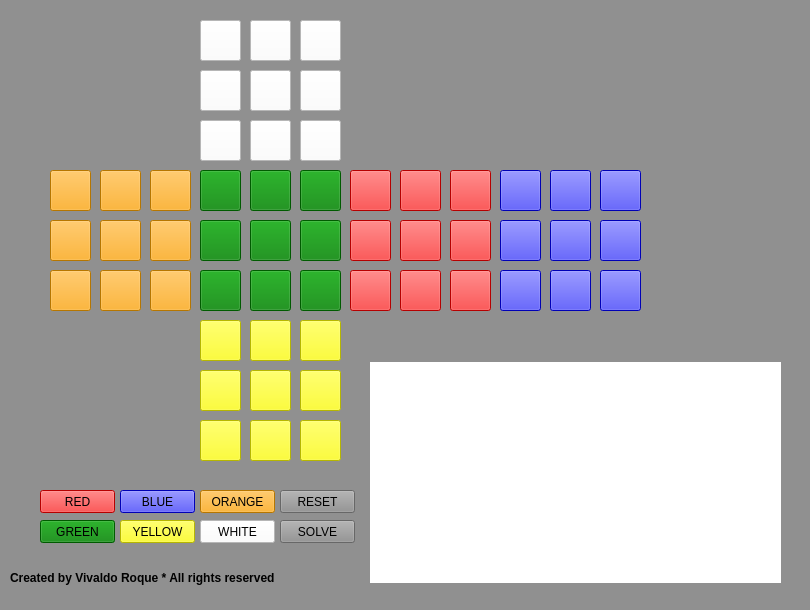
<?xml version="1.0" encoding="UTF-8"?>
<ui version="4.0">
 <class>MainWindow</class>
 <widget class="QMainWindow" name="MainWindow">
  <property name="geometry">
   <rect>
    <x>0</x>
    <y>0</y>
    <width>810</width>
    <height>610</height>
   </rect>
  </property>
  <property name="minimumSize">
   <size>
    <width>689</width>
    <height>610</height>
   </size>
  </property>
  <property name="maximumSize">
   <size>
    <width>810</width>
    <height>611</height>
   </size>
  </property>
  <property name="cursor">
   <cursorShape>PointingHandCursor</cursorShape>
  </property>
  <property name="windowTitle">
   <string>VivaCubeSolver</string>
  </property>
  <property name="windowIcon">
   <iconset>
    <normaloff>icon.ico</normaloff>icon.ico</iconset>
  </property>
  <property name="autoFillBackground">
   <bool>false</bool>
  </property>
  <property name="styleSheet">
   <string notr="true">background-color: rgb(255, 255, 255);
background-color: rgb(0, 0, 0);
background-color: rgb(144, 144, 144);</string>
  </property>
  <widget class="QWidget" name="centralwidget">
   <widget class="QPushButton" name="solve">
    <property name="geometry">
     <rect>
      <x>280</x>
      <y>520</y>
      <width>75</width>
      <height>23</height>
     </rect>
    </property>
    <property name="text">
     <string>SOLVE</string>
    </property>
   </widget>
   <widget class="QPushButton" name="wb1">
    <property name="geometry">
     <rect>
      <x>200</x>
      <y>20</y>
      <width>41</width>
      <height>41</height>
     </rect>
    </property>
    <property name="cursor">
     <cursorShape>PointingHandCursor</cursorShape>
    </property>
    <property name="styleSheet">
     <string notr="true">QPushButton {
    background-color: rgb(255, 255, 255);
}</string>
    </property>
    <property name="text">
     <string/>
    </property>
   </widget>
   <widget class="QPushButton" name="wb2">
    <property name="geometry">
     <rect>
      <x>250</x>
      <y>20</y>
      <width>41</width>
      <height>41</height>
     </rect>
    </property>
    <property name="cursor">
     <cursorShape>PointingHandCursor</cursorShape>
    </property>
    <property name="styleSheet">
     <string notr="true">QPushButton {
    background-color: rgb(255, 255, 255);
}</string>
    </property>
    <property name="text">
     <string/>
    </property>
   </widget>
   <widget class="QPushButton" name="wb3">
    <property name="geometry">
     <rect>
      <x>300</x>
      <y>20</y>
      <width>41</width>
      <height>41</height>
     </rect>
    </property>
    <property name="cursor">
     <cursorShape>PointingHandCursor</cursorShape>
    </property>
    <property name="styleSheet">
     <string notr="true">QPushButton {
    background-color: rgb(255, 255, 255);
}</string>
    </property>
    <property name="text">
     <string/>
    </property>
   </widget>
   <widget class="QPushButton" name="wb4">
    <property name="geometry">
     <rect>
      <x>200</x>
      <y>70</y>
      <width>41</width>
      <height>41</height>
     </rect>
    </property>
    <property name="cursor">
     <cursorShape>PointingHandCursor</cursorShape>
    </property>
    <property name="styleSheet">
     <string notr="true">QPushButton {
    background-color: rgb(255, 255, 255);
}</string>
    </property>
    <property name="text">
     <string/>
    </property>
   </widget>
   <widget class="QPushButton" name="wb5">
    <property name="geometry">
     <rect>
      <x>250</x>
      <y>70</y>
      <width>41</width>
      <height>41</height>
     </rect>
    </property>
    <property name="cursor">
     <cursorShape>PointingHandCursor</cursorShape>
    </property>
    <property name="styleSheet">
     <string notr="true">QPushButton {
    background-color: rgb(255, 255, 255);
}</string>
    </property>
    <property name="text">
     <string/>
    </property>
   </widget>
   <widget class="QPushButton" name="wb6">
    <property name="geometry">
     <rect>
      <x>300</x>
      <y>70</y>
      <width>41</width>
      <height>41</height>
     </rect>
    </property>
    <property name="cursor">
     <cursorShape>PointingHandCursor</cursorShape>
    </property>
    <property name="styleSheet">
     <string notr="true">QPushButton {
    background-color: rgb(255, 255, 255);
}</string>
    </property>
    <property name="text">
     <string/>
    </property>
   </widget>
   <widget class="QPushButton" name="wb7">
    <property name="geometry">
     <rect>
      <x>200</x>
      <y>120</y>
      <width>41</width>
      <height>41</height>
     </rect>
    </property>
    <property name="cursor">
     <cursorShape>PointingHandCursor</cursorShape>
    </property>
    <property name="styleSheet">
     <string notr="true">QPushButton {
    background-color: rgb(255, 255, 255);
}</string>
    </property>
    <property name="text">
     <string/>
    </property>
   </widget>
   <widget class="QPushButton" name="wb8">
    <property name="geometry">
     <rect>
      <x>250</x>
      <y>120</y>
      <width>41</width>
      <height>41</height>
     </rect>
    </property>
    <property name="cursor">
     <cursorShape>PointingHandCursor</cursorShape>
    </property>
    <property name="styleSheet">
     <string notr="true">QPushButton {
    background-color: rgb(255, 255, 255);
}</string>
    </property>
    <property name="text">
     <string/>
    </property>
   </widget>
   <widget class="QPushButton" name="wb9">
    <property name="geometry">
     <rect>
      <x>300</x>
      <y>120</y>
      <width>41</width>
      <height>41</height>
     </rect>
    </property>
    <property name="cursor">
     <cursorShape>PointingHandCursor</cursorShape>
    </property>
    <property name="styleSheet">
     <string notr="true">QPushButton {
    background-color: rgb(255, 255, 255);
}</string>
    </property>
    <property name="text">
     <string/>
    </property>
   </widget>
   <widget class="QPushButton" name="gb1">
    <property name="geometry">
     <rect>
      <x>200</x>
      <y>170</y>
      <width>41</width>
      <height>41</height>
     </rect>
    </property>
    <property name="cursor">
     <cursorShape>PointingHandCursor</cursorShape>
    </property>
    <property name="styleSheet">
     <string notr="true">QPushButton {
    background-color: rgb(0, 128, 0);
}</string>
    </property>
    <property name="text">
     <string/>
    </property>
   </widget>
   <widget class="QPushButton" name="gb2">
    <property name="geometry">
     <rect>
      <x>250</x>
      <y>170</y>
      <width>41</width>
      <height>41</height>
     </rect>
    </property>
    <property name="cursor">
     <cursorShape>PointingHandCursor</cursorShape>
    </property>
    <property name="styleSheet">
     <string notr="true">QPushButton {
    background-color: rgb(0, 128, 0);
}</string>
    </property>
    <property name="text">
     <string/>
    </property>
   </widget>
   <widget class="QPushButton" name="gb3">
    <property name="geometry">
     <rect>
      <x>300</x>
      <y>170</y>
      <width>41</width>
      <height>41</height>
     </rect>
    </property>
    <property name="cursor">
     <cursorShape>PointingHandCursor</cursorShape>
    </property>
    <property name="styleSheet">
     <string notr="true">QPushButton {
    background-color: rgb(0, 128, 0);
}</string>
    </property>
    <property name="text">
     <string/>
    </property>
   </widget>
   <widget class="QPushButton" name="gb4">
    <property name="geometry">
     <rect>
      <x>200</x>
      <y>220</y>
      <width>41</width>
      <height>41</height>
     </rect>
    </property>
    <property name="cursor">
     <cursorShape>PointingHandCursor</cursorShape>
    </property>
    <property name="styleSheet">
     <string notr="true">QPushButton {
    background-color: rgb(0, 128, 0);
}</string>
    </property>
    <property name="text">
     <string/>
    </property>
   </widget>
   <widget class="QPushButton" name="gb5">
    <property name="geometry">
     <rect>
      <x>250</x>
      <y>220</y>
      <width>41</width>
      <height>41</height>
     </rect>
    </property>
    <property name="cursor">
     <cursorShape>PointingHandCursor</cursorShape>
    </property>
    <property name="styleSheet">
     <string notr="true">QPushButton {
    background-color: rgb(0, 128, 0);
}</string>
    </property>
    <property name="text">
     <string/>
    </property>
   </widget>
   <widget class="QPushButton" name="gb6">
    <property name="geometry">
     <rect>
      <x>300</x>
      <y>220</y>
      <width>41</width>
      <height>41</height>
     </rect>
    </property>
    <property name="cursor">
     <cursorShape>PointingHandCursor</cursorShape>
    </property>
    <property name="styleSheet">
     <string notr="true">QPushButton {
    background-color: rgb(0, 128, 0);
}</string>
    </property>
    <property name="text">
     <string/>
    </property>
   </widget>
   <widget class="QPushButton" name="gb7">
    <property name="geometry">
     <rect>
      <x>200</x>
      <y>270</y>
      <width>41</width>
      <height>41</height>
     </rect>
    </property>
    <property name="cursor">
     <cursorShape>PointingHandCursor</cursorShape>
    </property>
    <property name="styleSheet">
     <string notr="true">QPushButton {
    background-color: rgb(0, 128, 0);
}</string>
    </property>
    <property name="text">
     <string/>
    </property>
   </widget>
   <widget class="QPushButton" name="gb8">
    <property name="geometry">
     <rect>
      <x>250</x>
      <y>270</y>
      <width>41</width>
      <height>41</height>
     </rect>
    </property>
    <property name="cursor">
     <cursorShape>PointingHandCursor</cursorShape>
    </property>
    <property name="styleSheet">
     <string notr="true">QPushButton {
    background-color: rgb(0, 128, 0);
}</string>
    </property>
    <property name="text">
     <string/>
    </property>
   </widget>
   <widget class="QPushButton" name="gb9">
    <property name="geometry">
     <rect>
      <x>300</x>
      <y>270</y>
      <width>41</width>
      <height>41</height>
     </rect>
    </property>
    <property name="cursor">
     <cursorShape>PointingHandCursor</cursorShape>
    </property>
    <property name="styleSheet">
     <string notr="true">QPushButton {
    background-color: rgb(0, 128, 0);
}</string>
    </property>
    <property name="text">
     <string/>
    </property>
   </widget>
   <widget class="QPushButton" name="yb1">
    <property name="geometry">
     <rect>
      <x>200</x>
      <y>320</y>
      <width>41</width>
      <height>41</height>
     </rect>
    </property>
    <property name="cursor">
     <cursorShape>PointingHandCursor</cursorShape>
    </property>
    <property name="styleSheet">
     <string notr="true">QPushButton {
    background-color: rgb(255, 255, 0);
}</string>
    </property>
    <property name="text">
     <string/>
    </property>
   </widget>
   <widget class="QPushButton" name="yb2">
    <property name="geometry">
     <rect>
      <x>250</x>
      <y>320</y>
      <width>41</width>
      <height>41</height>
     </rect>
    </property>
    <property name="cursor">
     <cursorShape>PointingHandCursor</cursorShape>
    </property>
    <property name="styleSheet">
     <string notr="true">QPushButton {
    background-color: rgb(255, 255, 0);
}</string>
    </property>
    <property name="text">
     <string/>
    </property>
   </widget>
   <widget class="QPushButton" name="yb3">
    <property name="geometry">
     <rect>
      <x>300</x>
      <y>320</y>
      <width>41</width>
      <height>41</height>
     </rect>
    </property>
    <property name="cursor">
     <cursorShape>PointingHandCursor</cursorShape>
    </property>
    <property name="styleSheet">
     <string notr="true">QPushButton {
    background-color: rgb(255, 255, 0);
}</string>
    </property>
    <property name="text">
     <string/>
    </property>
   </widget>
   <widget class="QPushButton" name="yb4">
    <property name="geometry">
     <rect>
      <x>200</x>
      <y>370</y>
      <width>41</width>
      <height>41</height>
     </rect>
    </property>
    <property name="cursor">
     <cursorShape>PointingHandCursor</cursorShape>
    </property>
    <property name="styleSheet">
     <string notr="true">QPushButton {
    background-color: rgb(255, 255, 0);
}</string>
    </property>
    <property name="text">
     <string/>
    </property>
   </widget>
   <widget class="QPushButton" name="yb5">
    <property name="geometry">
     <rect>
      <x>250</x>
      <y>370</y>
      <width>41</width>
      <height>41</height>
     </rect>
    </property>
    <property name="cursor">
     <cursorShape>PointingHandCursor</cursorShape>
    </property>
    <property name="styleSheet">
     <string notr="true">QPushButton {
    background-color: rgb(255, 255, 0);
}</string>
    </property>
    <property name="text">
     <string/>
    </property>
   </widget>
   <widget class="QPushButton" name="yb6">
    <property name="geometry">
     <rect>
      <x>300</x>
      <y>370</y>
      <width>41</width>
      <height>41</height>
     </rect>
    </property>
    <property name="cursor">
     <cursorShape>PointingHandCursor</cursorShape>
    </property>
    <property name="styleSheet">
     <string notr="true">QPushButton {
    background-color: rgb(255, 255, 0);
}</string>
    </property>
    <property name="text">
     <string/>
    </property>
   </widget>
   <widget class="QPushButton" name="yb7">
    <property name="geometry">
     <rect>
      <x>200</x>
      <y>420</y>
      <width>41</width>
      <height>41</height>
     </rect>
    </property>
    <property name="cursor">
     <cursorShape>PointingHandCursor</cursorShape>
    </property>
    <property name="styleSheet">
     <string notr="true">QPushButton {
    background-color: rgb(255, 255, 0);
}</string>
    </property>
    <property name="text">
     <string/>
    </property>
   </widget>
   <widget class="QPushButton" name="yb8">
    <property name="geometry">
     <rect>
      <x>250</x>
      <y>420</y>
      <width>41</width>
      <height>41</height>
     </rect>
    </property>
    <property name="cursor">
     <cursorShape>PointingHandCursor</cursorShape>
    </property>
    <property name="styleSheet">
     <string notr="true">QPushButton {
    background-color: rgb(255, 255, 0);
}</string>
    </property>
    <property name="text">
     <string/>
    </property>
   </widget>
   <widget class="QPushButton" name="yb9">
    <property name="geometry">
     <rect>
      <x>300</x>
      <y>420</y>
      <width>41</width>
      <height>41</height>
     </rect>
    </property>
    <property name="cursor">
     <cursorShape>PointingHandCursor</cursorShape>
    </property>
    <property name="styleSheet">
     <string notr="true">QPushButton {
    background-color: rgb(255, 255, 0);
}</string>
    </property>
    <property name="text">
     <string/>
    </property>
   </widget>
   <widget class="QPushButton" name="ob3">
    <property name="geometry">
     <rect>
      <x>150</x>
      <y>170</y>
      <width>41</width>
      <height>41</height>
     </rect>
    </property>
    <property name="cursor">
     <cursorShape>PointingHandCursor</cursorShape>
    </property>
    <property name="styleSheet">
     <string notr="true">QPushButton {
    background-color: rgb(255, 165, 0);
}</string>
    </property>
    <property name="text">
     <string/>
    </property>
   </widget>
   <widget class="QPushButton" name="ob6">
    <property name="geometry">
     <rect>
      <x>150</x>
      <y>220</y>
      <width>41</width>
      <height>41</height>
     </rect>
    </property>
    <property name="cursor">
     <cursorShape>PointingHandCursor</cursorShape>
    </property>
    <property name="styleSheet">
     <string notr="true">QPushButton {
    background-color: rgb(255, 165, 0);
}</string>
    </property>
    <property name="text">
     <string/>
    </property>
   </widget>
   <widget class="QPushButton" name="ob9">
    <property name="geometry">
     <rect>
      <x>150</x>
      <y>270</y>
      <width>41</width>
      <height>41</height>
     </rect>
    </property>
    <property name="cursor">
     <cursorShape>PointingHandCursor</cursorShape>
    </property>
    <property name="styleSheet">
     <string notr="true">QPushButton {
    background-color: rgb(255, 165, 0);
}</string>
    </property>
    <property name="text">
     <string/>
    </property>
   </widget>
   <widget class="QPushButton" name="ob2">
    <property name="geometry">
     <rect>
      <x>100</x>
      <y>170</y>
      <width>41</width>
      <height>41</height>
     </rect>
    </property>
    <property name="cursor">
     <cursorShape>PointingHandCursor</cursorShape>
    </property>
    <property name="styleSheet">
     <string notr="true">QPushButton {
    background-color: rgb(255, 165, 0);
}</string>
    </property>
    <property name="text">
     <string/>
    </property>
   </widget>
   <widget class="QPushButton" name="ob5">
    <property name="geometry">
     <rect>
      <x>100</x>
      <y>220</y>
      <width>41</width>
      <height>41</height>
     </rect>
    </property>
    <property name="cursor">
     <cursorShape>PointingHandCursor</cursorShape>
    </property>
    <property name="styleSheet">
     <string notr="true">QPushButton {
    background-color: rgb(255, 165, 0);
}</string>
    </property>
    <property name="text">
     <string/>
    </property>
   </widget>
   <widget class="QPushButton" name="ob8">
    <property name="geometry">
     <rect>
      <x>100</x>
      <y>270</y>
      <width>41</width>
      <height>41</height>
     </rect>
    </property>
    <property name="cursor">
     <cursorShape>PointingHandCursor</cursorShape>
    </property>
    <property name="styleSheet">
     <string notr="true">QPushButton {
    background-color: rgb(255, 165, 0);
}</string>
    </property>
    <property name="text">
     <string/>
    </property>
   </widget>
   <widget class="QPushButton" name="ob1">
    <property name="geometry">
     <rect>
      <x>50</x>
      <y>170</y>
      <width>41</width>
      <height>41</height>
     </rect>
    </property>
    <property name="cursor">
     <cursorShape>PointingHandCursor</cursorShape>
    </property>
    <property name="styleSheet">
     <string notr="true">QPushButton {
    background-color: rgb(255, 165, 0);
}</string>
    </property>
    <property name="text">
     <string/>
    </property>
   </widget>
   <widget class="QPushButton" name="ob4">
    <property name="geometry">
     <rect>
      <x>50</x>
      <y>220</y>
      <width>41</width>
      <height>41</height>
     </rect>
    </property>
    <property name="cursor">
     <cursorShape>PointingHandCursor</cursorShape>
    </property>
    <property name="styleSheet">
     <string notr="true">QPushButton {
    background-color: rgb(255, 165, 0);
}</string>
    </property>
    <property name="text">
     <string/>
    </property>
   </widget>
   <widget class="QPushButton" name="ob7">
    <property name="geometry">
     <rect>
      <x>50</x>
      <y>270</y>
      <width>41</width>
      <height>41</height>
     </rect>
    </property>
    <property name="cursor">
     <cursorShape>PointingHandCursor</cursorShape>
    </property>
    <property name="styleSheet">
     <string notr="true">QPushButton {
    background-color: rgb(255, 165, 0);
}</string>
    </property>
    <property name="text">
     <string/>
    </property>
   </widget>
   <widget class="QPushButton" name="rb1">
    <property name="geometry">
     <rect>
      <x>350</x>
      <y>170</y>
      <width>41</width>
      <height>41</height>
     </rect>
    </property>
    <property name="cursor">
     <cursorShape>PointingHandCursor</cursorShape>
    </property>
    <property name="styleSheet">
     <string notr="true">QPushButton {
    background-color: rgb(255, 0, 0);
}</string>
    </property>
    <property name="text">
     <string/>
    </property>
   </widget>
   <widget class="QPushButton" name="rb4">
    <property name="geometry">
     <rect>
      <x>350</x>
      <y>220</y>
      <width>41</width>
      <height>41</height>
     </rect>
    </property>
    <property name="cursor">
     <cursorShape>PointingHandCursor</cursorShape>
    </property>
    <property name="styleSheet">
     <string notr="true">QPushButton {
    background-color: rgb(255, 0, 0);
}</string>
    </property>
    <property name="text">
     <string/>
    </property>
   </widget>
   <widget class="QPushButton" name="rb7">
    <property name="geometry">
     <rect>
      <x>350</x>
      <y>270</y>
      <width>41</width>
      <height>41</height>
     </rect>
    </property>
    <property name="cursor">
     <cursorShape>PointingHandCursor</cursorShape>
    </property>
    <property name="styleSheet">
     <string notr="true">QPushButton {
    background-color: rgb(255, 0, 0);
}</string>
    </property>
    <property name="text">
     <string/>
    </property>
   </widget>
   <widget class="QPushButton" name="rb2">
    <property name="geometry">
     <rect>
      <x>400</x>
      <y>170</y>
      <width>41</width>
      <height>41</height>
     </rect>
    </property>
    <property name="cursor">
     <cursorShape>PointingHandCursor</cursorShape>
    </property>
    <property name="styleSheet">
     <string notr="true">QPushButton {
    background-color: rgb(255, 0, 0);
}</string>
    </property>
    <property name="text">
     <string/>
    </property>
   </widget>
   <widget class="QPushButton" name="rb5">
    <property name="geometry">
     <rect>
      <x>400</x>
      <y>220</y>
      <width>41</width>
      <height>41</height>
     </rect>
    </property>
    <property name="cursor">
     <cursorShape>PointingHandCursor</cursorShape>
    </property>
    <property name="styleSheet">
     <string notr="true">QPushButton {
    background-color: rgb(255, 0, 0);
}</string>
    </property>
    <property name="text">
     <string/>
    </property>
   </widget>
   <widget class="QPushButton" name="rb8">
    <property name="geometry">
     <rect>
      <x>400</x>
      <y>270</y>
      <width>41</width>
      <height>41</height>
     </rect>
    </property>
    <property name="cursor">
     <cursorShape>PointingHandCursor</cursorShape>
    </property>
    <property name="styleSheet">
     <string notr="true">QPushButton {
    background-color: rgb(255, 0, 0);
}</string>
    </property>
    <property name="text">
     <string/>
    </property>
   </widget>
   <widget class="QPushButton" name="rb3">
    <property name="geometry">
     <rect>
      <x>450</x>
      <y>170</y>
      <width>41</width>
      <height>41</height>
     </rect>
    </property>
    <property name="cursor">
     <cursorShape>PointingHandCursor</cursorShape>
    </property>
    <property name="styleSheet">
     <string notr="true">QPushButton {
    background-color: rgb(255, 0, 0);
}</string>
    </property>
    <property name="text">
     <string/>
    </property>
   </widget>
   <widget class="QPushButton" name="rb6">
    <property name="geometry">
     <rect>
      <x>450</x>
      <y>220</y>
      <width>41</width>
      <height>41</height>
     </rect>
    </property>
    <property name="cursor">
     <cursorShape>PointingHandCursor</cursorShape>
    </property>
    <property name="styleSheet">
     <string notr="true">QPushButton {
    background-color: rgb(255, 0, 0);
}</string>
    </property>
    <property name="text">
     <string/>
    </property>
   </widget>
   <widget class="QPushButton" name="rb9">
    <property name="geometry">
     <rect>
      <x>450</x>
      <y>270</y>
      <width>41</width>
      <height>41</height>
     </rect>
    </property>
    <property name="cursor">
     <cursorShape>PointingHandCursor</cursorShape>
    </property>
    <property name="styleSheet">
     <string notr="true">QPushButton {
    background-color: rgb(255, 0, 0);
}</string>
    </property>
    <property name="text">
     <string/>
    </property>
   </widget>
   <widget class="QPushButton" name="bb1">
    <property name="geometry">
     <rect>
      <x>500</x>
      <y>170</y>
      <width>41</width>
      <height>41</height>
     </rect>
    </property>
    <property name="cursor">
     <cursorShape>PointingHandCursor</cursorShape>
    </property>
    <property name="styleSheet">
     <string notr="true">QPushButton {
    background-color: rgb(0, 0, 255);
}</string>
    </property>
    <property name="text">
     <string/>
    </property>
   </widget>
   <widget class="QPushButton" name="bb4">
    <property name="geometry">
     <rect>
      <x>500</x>
      <y>220</y>
      <width>41</width>
      <height>41</height>
     </rect>
    </property>
    <property name="cursor">
     <cursorShape>PointingHandCursor</cursorShape>
    </property>
    <property name="styleSheet">
     <string notr="true">QPushButton {
    background-color: rgb(0, 0, 255);
}</string>
    </property>
    <property name="text">
     <string/>
    </property>
   </widget>
   <widget class="QPushButton" name="bb7">
    <property name="geometry">
     <rect>
      <x>500</x>
      <y>270</y>
      <width>41</width>
      <height>41</height>
     </rect>
    </property>
    <property name="cursor">
     <cursorShape>PointingHandCursor</cursorShape>
    </property>
    <property name="styleSheet">
     <string notr="true">QPushButton {
    background-color: rgb(0, 0, 255);
}</string>
    </property>
    <property name="text">
     <string/>
    </property>
   </widget>
   <widget class="QPushButton" name="bb2">
    <property name="geometry">
     <rect>
      <x>550</x>
      <y>170</y>
      <width>41</width>
      <height>41</height>
     </rect>
    </property>
    <property name="cursor">
     <cursorShape>PointingHandCursor</cursorShape>
    </property>
    <property name="styleSheet">
     <string notr="true">QPushButton {
    background-color: rgb(0, 0, 255);
}</string>
    </property>
    <property name="text">
     <string/>
    </property>
   </widget>
   <widget class="QPushButton" name="bb5">
    <property name="geometry">
     <rect>
      <x>550</x>
      <y>220</y>
      <width>41</width>
      <height>41</height>
     </rect>
    </property>
    <property name="cursor">
     <cursorShape>PointingHandCursor</cursorShape>
    </property>
    <property name="styleSheet">
     <string notr="true">QPushButton {
    background-color: rgb(0, 0, 255);
}</string>
    </property>
    <property name="text">
     <string/>
    </property>
   </widget>
   <widget class="QPushButton" name="bb8">
    <property name="geometry">
     <rect>
      <x>550</x>
      <y>270</y>
      <width>41</width>
      <height>41</height>
     </rect>
    </property>
    <property name="cursor">
     <cursorShape>PointingHandCursor</cursorShape>
    </property>
    <property name="styleSheet">
     <string notr="true">QPushButton {
    background-color: rgb(0, 0, 255);
}</string>
    </property>
    <property name="text">
     <string/>
    </property>
   </widget>
   <widget class="QPushButton" name="bb3">
    <property name="geometry">
     <rect>
      <x>600</x>
      <y>170</y>
      <width>41</width>
      <height>41</height>
     </rect>
    </property>
    <property name="cursor">
     <cursorShape>PointingHandCursor</cursorShape>
    </property>
    <property name="styleSheet">
     <string notr="true">QPushButton {
    background-color: rgb(0, 0, 255);
}</string>
    </property>
    <property name="text">
     <string/>
    </property>
   </widget>
   <widget class="QPushButton" name="bb6">
    <property name="geometry">
     <rect>
      <x>600</x>
      <y>220</y>
      <width>41</width>
      <height>41</height>
     </rect>
    </property>
    <property name="cursor">
     <cursorShape>PointingHandCursor</cursorShape>
    </property>
    <property name="styleSheet">
     <string notr="true">QPushButton {
    background-color: rgb(0, 0, 255);
}</string>
    </property>
    <property name="text">
     <string/>
    </property>
   </widget>
   <widget class="QPushButton" name="bb9">
    <property name="geometry">
     <rect>
      <x>600</x>
      <y>270</y>
      <width>41</width>
      <height>41</height>
     </rect>
    </property>
    <property name="cursor">
     <cursorShape>PointingHandCursor</cursorShape>
    </property>
    <property name="styleSheet">
     <string notr="true">QPushButton {
    background-color: rgb(0, 0, 255);
}</string>
    </property>
    <property name="text">
     <string/>
    </property>
   </widget>
   <widget class="QPushButton" name="reset">
    <property name="geometry">
     <rect>
      <x>280</x>
      <y>490</y>
      <width>75</width>
      <height>23</height>
     </rect>
    </property>
    <property name="text">
     <string>RESET</string>
    </property>
   </widget>
   <widget class="QPushButton" name="red">
    <property name="geometry">
     <rect>
      <x>40</x>
      <y>490</y>
      <width>75</width>
      <height>23</height>
     </rect>
    </property>
    <property name="styleSheet">
     <string notr="true">QPushButton {
    background-color: rgb(255, 0, 0);
}</string>
    </property>
    <property name="text">
     <string>RED</string>
    </property>
   </widget>
   <widget class="QPushButton" name="blue">
    <property name="geometry">
     <rect>
      <x>120</x>
      <y>490</y>
      <width>75</width>
      <height>23</height>
     </rect>
    </property>
    <property name="styleSheet">
     <string notr="true">QPushButton {
    background-color: rgb(0, 0, 255);
}</string>
    </property>
    <property name="text">
     <string>BLUE</string>
    </property>
   </widget>
   <widget class="QPushButton" name="orange">
    <property name="geometry">
     <rect>
      <x>200</x>
      <y>490</y>
      <width>75</width>
      <height>23</height>
     </rect>
    </property>
    <property name="styleSheet">
     <string notr="true">QPushButton {
    background-color: rgb(255, 165, 0);
}</string>
    </property>
    <property name="text">
     <string>ORANGE</string>
    </property>
   </widget>
   <widget class="QPushButton" name="green">
    <property name="geometry">
     <rect>
      <x>40</x>
      <y>520</y>
      <width>75</width>
      <height>23</height>
     </rect>
    </property>
    <property name="styleSheet">
     <string notr="true">QPushButton {
    background-color: rgb(0, 128, 0);
}</string>
    </property>
    <property name="text">
     <string>GREEN</string>
    </property>
   </widget>
   <widget class="QPushButton" name="yellow">
    <property name="geometry">
     <rect>
      <x>120</x>
      <y>520</y>
      <width>75</width>
      <height>23</height>
     </rect>
    </property>
    <property name="styleSheet">
     <string notr="true">QPushButton {
    background-color: rgb(255, 255, 0);
}</string>
    </property>
    <property name="text">
     <string>YELLOW</string>
    </property>
   </widget>
   <widget class="QPushButton" name="white">
    <property name="geometry">
     <rect>
      <x>200</x>
      <y>520</y>
      <width>75</width>
      <height>23</height>
     </rect>
    </property>
    <property name="styleSheet">
     <string notr="true">QPushButton {
    background-color: rgb(255, 255, 255);
}</string>
    </property>
    <property name="text">
     <string>WHITE</string>
    </property>
   </widget>
   <widget class="QLabel" name="autor">
    <property name="geometry">
     <rect>
      <x>10</x>
      <y>570</y>
      <width>271</width>
      <height>16</height>
     </rect>
    </property>
    <property name="font">
     <font>
      <weight>75</weight>
      <bold>true</bold>
     </font>
    </property>
    <property name="text">
     <string>Created by Vivaldo Roque * All rights reserved</string>
    </property>
   </widget>
   <widget class="QLabel" name="Scramble">
    <property name="geometry">
     <rect>
      <x>370</x>
      <y>362</y>
      <width>411</width>
      <height>221</height>
     </rect>
    </property>
    <property name="cursor">
     <cursorShape>IBeamCursor</cursorShape>
    </property>
    <property name="styleSheet">
     <string notr="true">QLabel {
    background-color: rgb(255, 255, 255);
}</string>
    </property>
    <property name="text">
     <string/>
    </property>
    <property name="alignment">
     <set>Qt::AlignCenter</set>
    </property>
    <property name="wordWrap">
     <bool>true</bool>
    </property>
   </widget>
   <widget class="QLabel" name="label">
    <property name="geometry">
     <rect>
      <x>680</x>
      <y>10</y>
      <width>121</width>
      <height>128</height>
     </rect>
    </property>
    <property name="text">
     <string/>
    </property>
   </widget>
  </widget>
  <widget class="QStatusBar" name="statusbar"/>
 </widget>
 <resources/>
 <connections/>
</ui>
